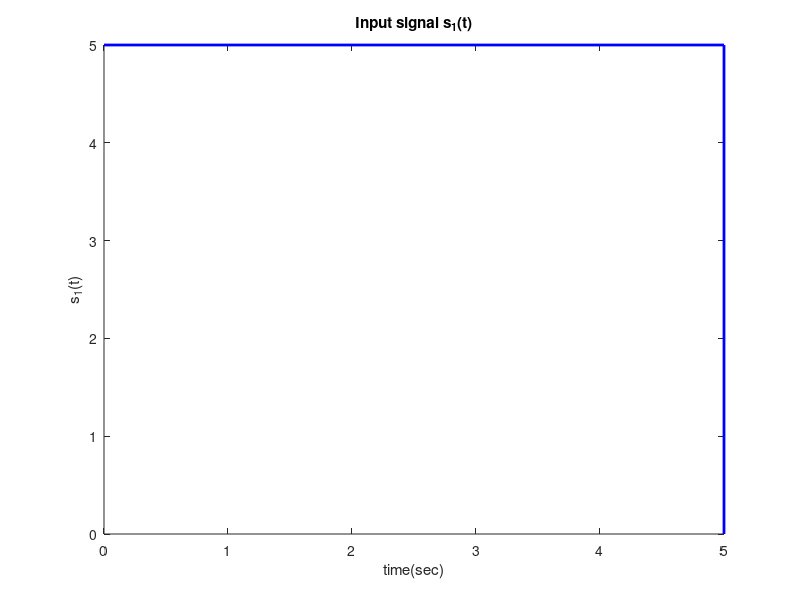

MATLAB code to generate this figure: (Note: this script raises an error after producing the figure.)
clear;
%%%%%%part1
M =  input('Enter input matrix(each column represents a signal): ');
[n m] = size(M);
T = input ('Enter the max time duration: ')
Tb=T/n;
figure
  for i=(1:m)
  t_M= transpose(M(:,i));
   t=0:Tb:T;
  amp= [t_M 0];
  subplot(m,1,i)
  stairs(t,amp,'b','LineWidth',2)
  title_text1 = sprintf('Input signal s_%d(t)' , i);
  title_text2 = sprintf('s_%d(t)' , i);
  title(title_text1);
  xlabel('time(sec)');
  ylabel(title_text2);
  end
  %%%%%%%%%%%%%%%%%%%%%%%%%%%%%%%%%%%%energy of each symbols using the constellation diagram.%%%%%%%%%%%%%%%%%%
E=zeros(1,m);
E(1)=coef(1,1)^2;
Energy=sprintf("Energy of S1=%d",E(1))
 for i=2:m %where i is the signal number
for j=1:b %where j is the basis number
   E(i)=E(i)+coef(i,j)^2;
end
 energy=sprintf("Energy of S%d=%d",i,E(i))
end
%%%%%%
%part2
PNRZamp = [1 -1; 1 -1];
Tb = 1;
[phi,coef] =Gram_schmidt(PNRZamp,Tb);
constellation_dig(1,2,coef);

%%%%Generate stream of random bits
random_bits= randi([0 1],1,100000);
bitrate=1;
n = 6; %how much sample point will be appeared for each bit.
T=length(random_bits)/bitrate; %  total time needed for the bit stream.
N= n*length(random_bits);  %total sample point needed for whole bit stream
ts=T/N;       %time for each sample point
t=0:ts:T-ts;
Tb=1;    % Bit rate


%%%% For Polar non return to zero

polar_non_return_to_zero = zeros(1,length(t));
for i=1:length(random_bits)
  if random_bits(i)==1
   polar_non_return_to_zero((i-1)*n+1:i*n) = 1;
  else  polar_non_return_to_zero((i-1)*n+1:i*n) = -1;
  end
end

Tx=polar_non_return_to_zero ;

%%%%making wgn

rxdec=zeros(1,length(random_bits));
 BER = zeros(1,9); %Size allocating the BER matrix
for k= 1:9
s=0;
Tb=1;
SNR= [-10, -8, -6, -4 ,-2, 0, 2, 4, 6]; %in dB
Eb= 10*log(Tb); %Eb in dB (Eb=0 db)
Nodb= Eb - SNR(k);     %energy of noise in dB
No = 10^ (Nodb/10);    %power of noise in watt

noise_real= wgn(1, N , No/2 , 'linear');      %"linear" to state that N0/2 is in watts not db
noise_img= 1j*wgn(1, N , No/2 , 'linear');
noise= noise_real+noise_img;
Rx = Tx + noise; %adding the wgn to the transmitted signal

%%%%%drawing constellation diagram with noise

PNRZamp = [1 -1; 1 -1];
[Phi,coef]= Gram_schmidt (PNRZamp,1);
 figure 
constellation_dig(1,2,coef);
hold on
  scatter(real(Rx), imag(Rx), 'b.');
hold off
  title(['Constellation Digram at Eb/No = ' num2str(SNR(k)) 'dB']);

axis ([-10 10 -10 10]);
%%%%%decoding recived data, each bit is made from 6 points

%%desicion maker
c=1;
for u=3:6:length(Rx)

    if(Rx(u)>0)
            rxdec(c)=1;
    else
            rxdec(c)=0;
    end
   c=c+1;
end

% BER by comparing
for L=1:length(random_bits)
    if(rxdec(L)~=random_bits(L))      % compare the recieved decoded data to the original bits transmitted
    s=s+1;
    end
end
BER(k)=s/length(random_bits);   %Probability of error of the decoded signal by comparing


end

figure()

 semilogy(SNR,BER, 'color', 'b','linewidth',3);
title('The Probability of Error Due to Noise');
ylabel('BER');
xlabel('Eb/No (dB)');
hold on;

%%Theoretically BER
x = sqrt(10.^(SNR/10));
BERT = 0.5* erfc(x);
semilogy(SNR,BERT, 'r-*' ,'linewidth',2);
legend('BER by Comparing','Theortical BER');
hold off

%%%%%%%%%%%%%%%%%%%%%%%%%%%constellation diagram%%%%%%%%%%%%%%%%%%%
function constellation_dig(b,m,coef) % b=no. of basis function & m=no. of signals
S=zeros(m,b);
if (b == 1) %in case of 1 basis function
    for i=1:m
        S(i,1)=coef(i,1);
       % plot(S(i,1),0,"o") %ploting 1D graph for phi1 on x axis
        hold on
    end
         title("Constellaton Digram"); %adjusting title
         xlabel("\phi_1"); %adjusting x label
         ylabel("\phi_2"); %adjusting y label
         xlim([min(min(coef))-1 max(max(coef))+1]); %adjusting X-axis
         ylim([min(min(coef))-1 max(max(coef))+1]); %adjusting Y-axis
         grid on;
     elseif(b==2)
        for i=1:m
          for j=1:b
          S(i,j)=coef(i,j);
          end
           % plot(S(i,1),S(i,2),"o")
            hold on
        end
         title("Constellaton Digram"); %adjusting title
         xlabel("\phi_"+int2str(1)); %adjusting x label
         ylabel("\phi_"+int2str(2)); %adjusting y label
         xlim([min(min(coef))-1 max(max(coef))+1]); %adjusting X-axis
         ylim([min(min(coef))-1 max(max(coef))+1]); %adjusting Y-axis
         grid on;
        figure(4)
             elseif (b==3) %in case of 3 basis function
             for i=1:m
                for j=1:b
                  S(i,j)=coef(i,j);
                end
               % plot3(S(i,1),S(i,2),S(i,3),"x");
                hold on;
                end
                title("Constellaton Digram"); %adjusting title for the graph
                xlabel("\phi_"+int2str(1));
                ylabel("\phi_"+int2str(2));
                zlabel("\phi_"+int2str(3));
                xlim([min(min(coef))-1 max(max(coef))+1]); %adjusting X-axis
                ylim([min(min(coef))-1 max(max(coef))+1]); %adjusting Y-axis
                grid on;
                else
                  warning("can't plot more than 3 basis fanctions in constellation digram");

end

end
function [phi,coef] = Gram_schmidt(M,T)
[n m] = size(M);
Tb=T/n;
m2=M.^2;
m2_sum=sum(m2,1);
Energy = m2_sum.*Tb;
Energy_s=sqrt(Energy);
phi=zeros(n,m); %intiallizing phi matrix to store results
coef= zeros(m,m);
phi(:,1)=M(:,1)/Energy_s(1); %phi=signal/root of energy
coef(1,1)=Energy_s(1);

    for j= 2 : m
        g = M(:,j);

          for k = 1:j-1 % filling coef above s(j,j)
          coef(k,j) = (M(:,j)' * phi(:,k))*Tb;
          g = g - coef(k,j)*phi(:,k); %g=g-coef*phi
          end
            energy_g = sum(g.^2)*Tb;
        if (energy_g == 0 || energy_g < 1e-5)
            continue;
        end
            phi(:,j) = g/sqrt(energy_g);
    end
          for z = 2 : m %calculate the diagonal coefficients
            coef(z,z)= (M(:,z)' * phi(:,z))*Tb;
          end
phi=phi(:,any(phi)); %remove zeros in phi
coef2=coef';
coef=coef2(:,any(coef2)); %remove zeros in coef
[a b]=size(phi);
figure(2);
for c=(1:b)
  t_phi= transpose(phi(:,c));
  t=0:Tb:T;
  amp_P= [t_phi 0];
  %subplot(b,1,c)
  stairs(t,amp_P,'b','LineWidth',2)
  title_text1 = sprintf('basis signal s_%d(t)' , c);
  title_text2 = sprintf('phi_%d(t)' , c);
  title(title_text1);
  xlabel('time(sec)');
  ylabel(title_text2);
end
end